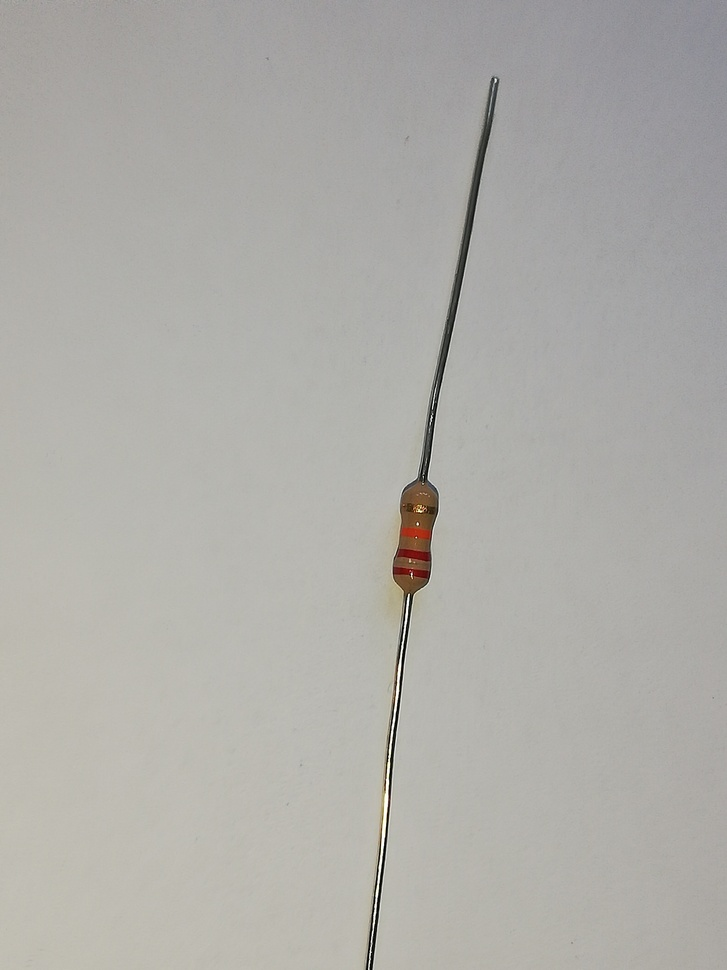
%> input picture photos/3.jpg, 727 x 970 px, shrunk from 3456 x 4608 before the run
$ octave --eval "result = rotation_resistance(im2double(imread('photos/3.jpg')));"   (GNU Octave 9; MATLAB toolbox functions it lacks are replaced by stand-ins)
%> lines starting %> are read from the running program, lines starting %| are printed output that depends on the picture; in (x1, y1, x2, y2) boxes, pixels count from 0 and x2, y2 are one past the last pixel; in counts of white or black regions, pixels touching at a corner belong together; the program's own positions count from 1
function J = rotation_resistance(im)

% %% Chargement de l'image
% im = im2double(imread('photos/res5.jpg'));
im_echantillonee = im(1:5:end, 1:5:end, :);

%% Suppression des reflets
im_tophat = im_echantillonee - imtophat(im_echantillonee, ones(5));
% imshow(im_tophat, [])

%% Niveaux de gris
im_gray = rgb2gray(im_tophat);
grad = imdilate(im_gray, ones(3)) - imerode(im_gray, ones(3));
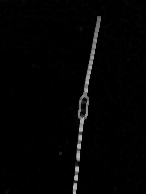
%> grad: size 194x146 double; min 0, max 0.714, mean 0.0175

%% Application de la transformee de Hough
grad_BW = imbinarize(grad, .2*max(grad(:)));
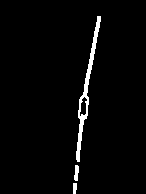
%> grad_BW: size 194x146 logical; 2.6% white; 3 white regions, box (x1, y1, x2, y2) and area: (76, 16, 101, 162) 637, (74, 165, 79, 181) 60, (73, 183, 77, 194) 40
grad_BW = imdilate(grad_BW, ones(7));
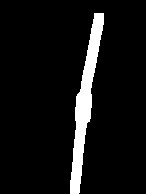
%> grad_BW: size 194x146 logical; 7.4% white; 1 white region, box (x1, y1, x2, y2) and area: (70, 13, 104, 194) 2101

[H,theta,rho] = hough(grad_BW);
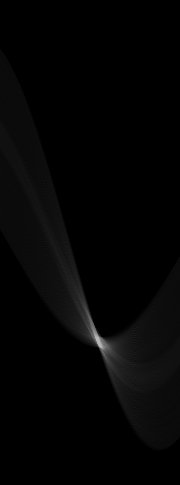
%> H: size 485x180 double; min 0, max 187, mean 4.3
%> theta = 180 values from -90 to 89; rho = 485 values from -242 to 242

seuil = 0.7 * max(H(:));
%> seuil = 130.9
H = H > seuil;
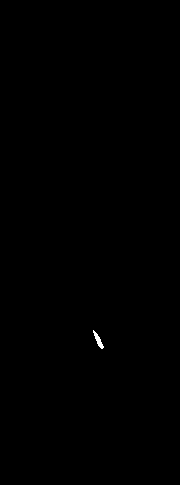
%> H: size 485x180 logical; 0.09% white; 1 white region, box (x1, y1, x2, y2) and area: (93, 330, 104, 349) 76


%% Calcul de langle pour la rotation
[l,c]=find(H);
%> l = 76 values from 331 to 349; c = 76 values from 94 to 104
angle_mean = mean(abs(cos(theta(c) * pi / 180)));
%> angle_mean = 0.989
angle = acos(angle_mean)*180 / pi;
%> angle = 8.36
J = imrotate(im,90-angle);
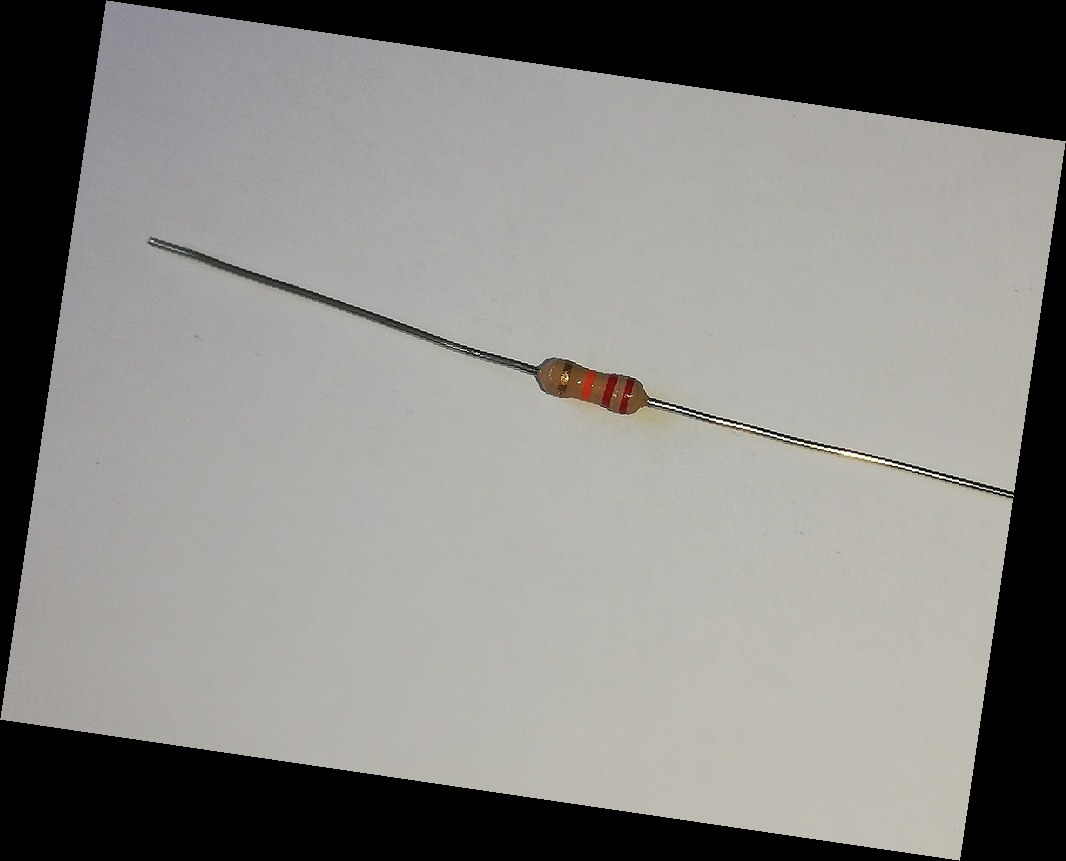
%> J: size 861x1066x3 double; mean R, G, B 0.526, 0.522, 0.508


end

$ run again, on photos/4.jpg
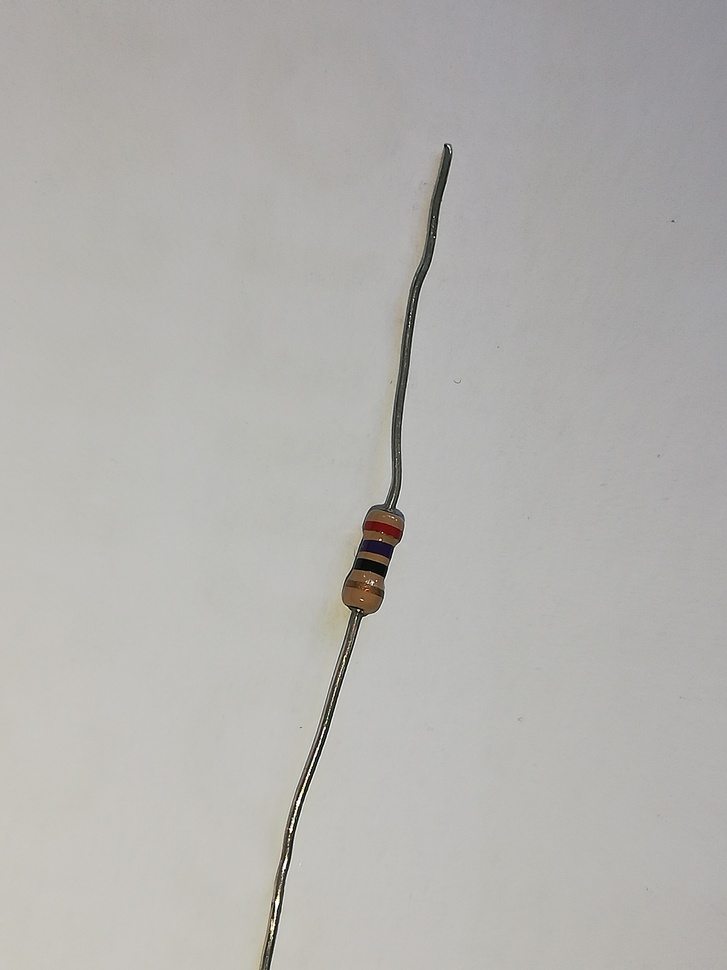
%> input picture photos/4.jpg, 727 x 970 px, shrunk from 3456 x 4608 before the run
%> in rotation_resistance, `grad_BW = imbinarize(grad, .2*max(grad(:)));`:
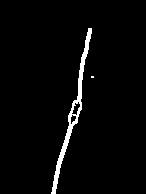
%> grad_BW: size 194x146 logical; 2.9% white; 2 white regions (1 under 20 px), largest, box (x1, y1, x2, y2) and area: (51, 28, 92, 194) 808
%> theta = 180 values from -90 to 89; rho = 485 values from -242 to 242
%> seuil = 126.7
%> l = 80 values from 330 to 346; c = 80 values from 99 to 109
%> angle_mean = 0.974
%> angle = 13.13
%> in rotation_resistance, `J = imrotate(im,90-angle);`:
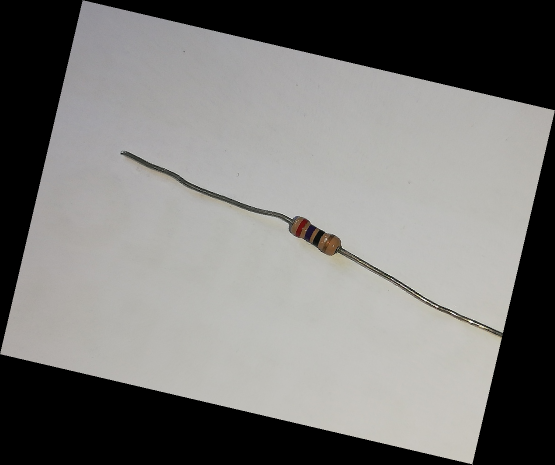
%> J: size 929x1110x3 double (shown at 1/2 size); mean R, G, B 0.481, 0.477, 0.469

$ run again, on photos/5.jpg
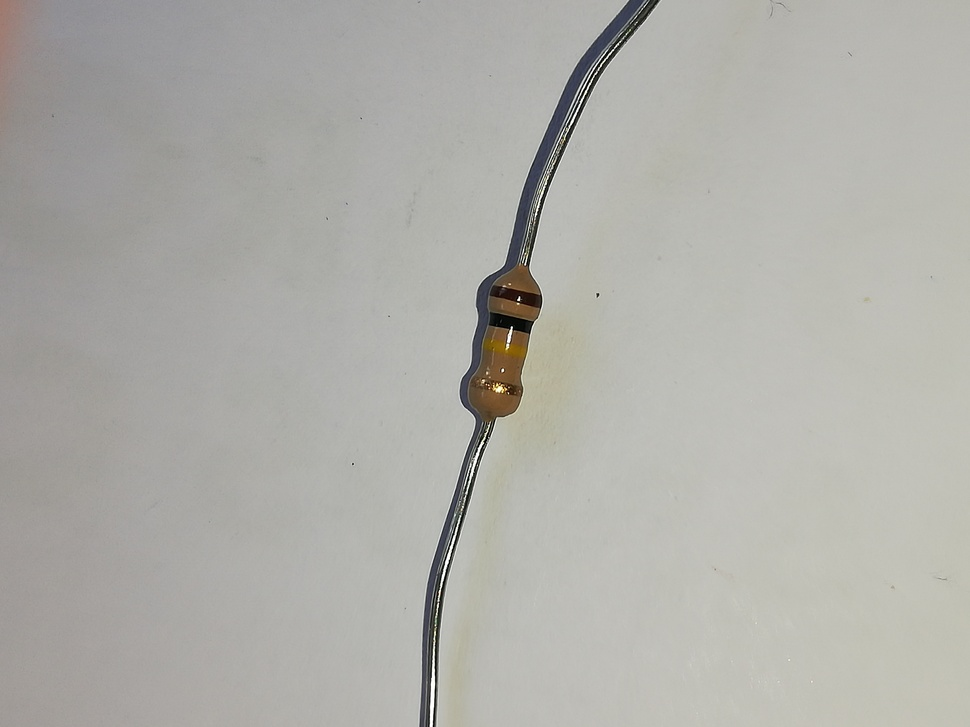
%> input picture photos/5.jpg, 970 x 727 px, shrunk from 4608 x 3456 before the run
%> in rotation_resistance, `grad_BW = imbinarize(grad, .2*max(grad(:)));`:
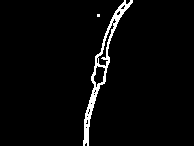
%> grad_BW: size 146x194 logical; 3.2% white; 2 white regions (1 under 20 px), largest, box (x1, y1, x2, y2) and area: (83, 0, 133, 146) 910
%> theta = 180 values from -90 to 89; rho = 485 values from -242 to 242
%> seuil = 109.9
%> l = 173 values from 345 to 368; c = 173 values from 96 to 115
%> angle_mean = 0.964
%> angle = 15.35
%> in rotation_resistance, `J = imrotate(im,90-angle);`:
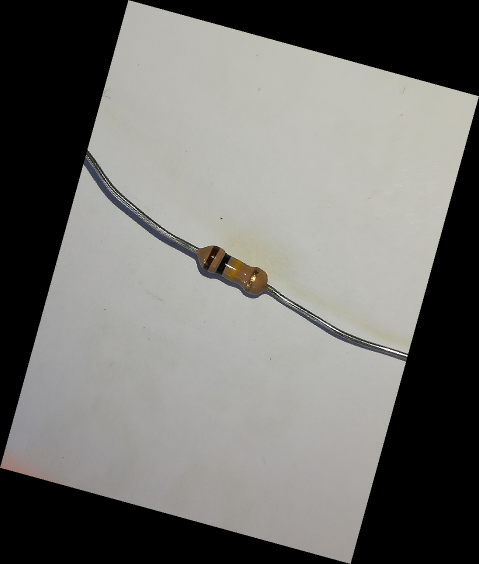
%> J: size 1128x958x3 double (shown at 1/2 size); mean R, G, B 0.448, 0.446, 0.432

$ run again, on photos/6.jpg
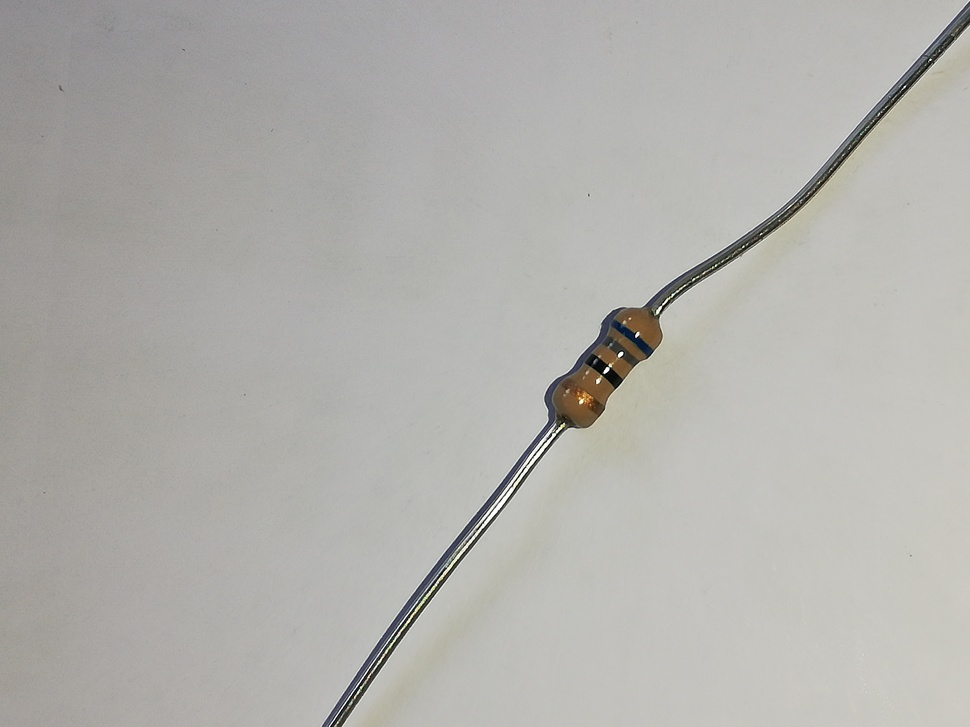
%> input picture photos/6.jpg, 970 x 727 px, shrunk from 4608 x 3456 before the run
%> in rotation_resistance, `grad_BW = imbinarize(grad, .2*max(grad(:)));`:
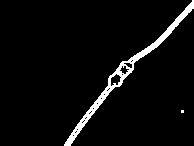
%> grad_BW: size 146x194 logical; 4.3% white; 2 white regions (1 under 20 px), largest, box (x1, y1, x2, y2) and area: (64, 0, 194, 146) 1209
%> theta = 180 values from -90 to 89; rho = 485 values from -242 to 242
%> seuil = 180.6
%> l = 45 values from 377 to 390; c = 45 values from 130 to 137
%> angle_mean = 0.738
%> angle = 42.43
%> in rotation_resistance, `J = imrotate(im,90-angle);`:
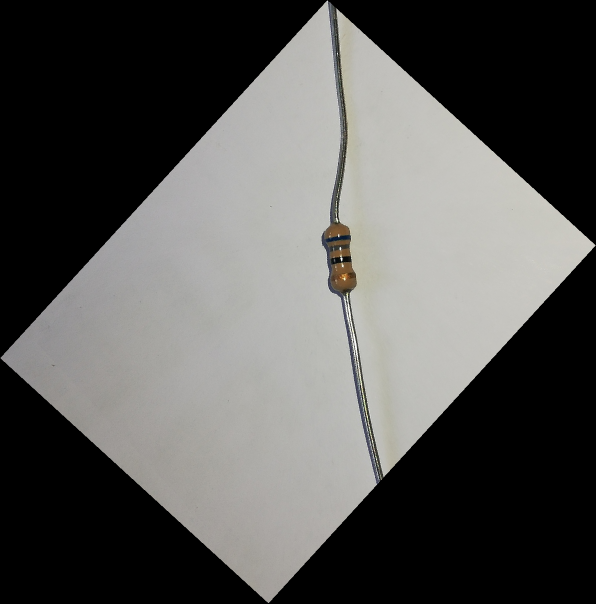
%> J: size 1207x1192x3 double (shown at 1/2 size); mean R, G, B 0.341, 0.339, 0.332
